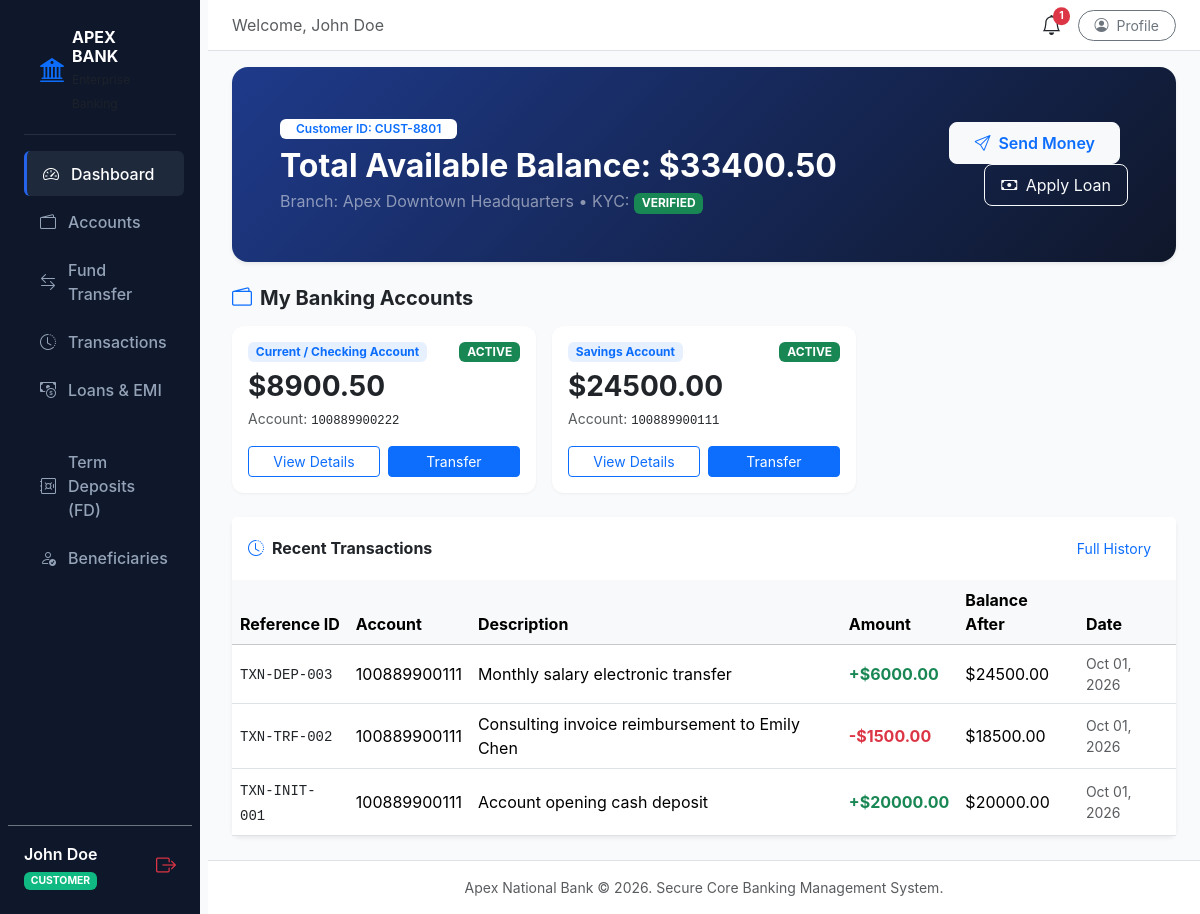
/core/dashboard/ (signed in), run on the app's committed database.
### apps/accounts/models.py (models this page shows, shortened)
class User(AbstractUser):
    role = models.CharField(
        max_length=20,
        choices=UserRole.choices,
        default=UserRole.CUSTOMER,
        help_text=_("Role determining system access permissions.")
    )
    phone_number = models.CharField(max_length=20, blank=True, null=True)
    is_verified = models.BooleanField(default=False)
    created_at = models.DateTimeField(auto_now_add=True)
    updated_at = models.DateTimeField(auto_now=True)
    @property
    def is_bank_staff(self):
        return self.role in [UserRole.ADMIN, UserRole.STAFF] or self.is_staff
    @property
    def is_bank_customer(self):
        return self.role == UserRole.CUSTOMER

class CustomerProfile(models.Model):
    user = models.OneToOneField(User, on_delete=models.CASCADE, related_name='customer_profile')
    customer_id = models.CharField(max_length=30, unique=True, editable=False)
    branch = models.ForeignKey(Branch, on_delete=models.SET_NULL, null=True, blank=True, related_name='customers')
    date_of_birth = models.DateField(null=True, blank=True)
    gender = models.CharField(max_length=15, choices=[('Male', 'Male'), ('Female', 'Female'), ('Other', 'Other')], default='Male')
    id_type = models.CharField(max_length=50, default='National ID / Passport')
    id_number = models.CharField(max_length=50, blank=True)
    address = models.TextField(blank=True)
    city = models.CharField(max_length=100, blank=True)
    state = models.CharField(max_length=100, blank=True)
    occupation = models.CharField(max_length=100, blank=True)
    annual_income = models.DecimalField(max_digits=14, decimal_places=2, default=0.00)
    kyc_status = models.CharField(max_length=20, choices=KYCStatus.choices, default=KYCStatus.PENDING)
    profile_picture = models.ImageField(upload_to='profiles/', blank=True, null=True)
    created_at = models.DateTimeField(auto_now_add=True)
    updated_at = models.DateTimeField(auto_now=True)

class Branch(models.Model):
    name = models.CharField(max_length=150)
    branch_code = models.CharField(max_length=20, unique=True)
    ifsc_code = models.CharField(max_length=20, unique=True)
    address = models.TextField()
    city = models.CharField(max_length=100)
    state = models.CharField(max_length=100)
    zip_code = models.CharField(max_length=20)
    phone = models.CharField(max_length=25)
    email = models.EmailField()
    manager_name = models.CharField(max_length=100, blank=True)
    is_active = models.BooleanField(default=True)
    created_at = models.DateTimeField(auto_now_add=True)
    class Meta:
        verbose_name_plural = "Branches"
        ordering = ['branch_code']

### apps/banking/models.py (models this page shows, shortened)
class Account(models.Model):
    account_number = models.CharField(max_length=20, unique=True, editable=False)
    customer = models.ForeignKey(CustomerProfile, on_delete=models.CASCADE, related_name='accounts')
    account_type = models.CharField(max_length=25, choices=AccountType.choices, default=AccountType.SAVINGS)
    currency = models.CharField(max_length=5, default='USD')
    balance = models.DecimalField(max_digits=16, decimal_places=2, default=Decimal('0.00'))
    minimum_balance = models.DecimalField(max_digits=14, decimal_places=2, default=Decimal('100.00'))
    interest_rate = models.DecimalField(max_digits=5, decimal_places=2, default=Decimal('3.50'))
    status = models.CharField(max_length=20, choices=AccountStatus.choices, default=AccountStatus.ACTIVE)
    daily_transfer_limit = models.DecimalField(max_digits=14, decimal_places=2, default=Decimal('50000.00'))
    created_at = models.DateTimeField(auto_now_add=True)
    updated_at = models.DateTimeField(auto_now=True)
    class Meta:
        ordering = ['-created_at']

class Transaction(models.Model):
    reference_id = models.CharField(max_length=36, unique=True, editable=False)
    account = models.ForeignKey(Account, on_delete=models.CASCADE, related_name='transactions')
    recipient_account = models.ForeignKey(Account, on_delete=models.SET_NULL, null=True, blank=True, related_name='incoming_transfers')
    transaction_type = models.CharField(max_length=30, choices=TransactionType.choices)
    amount = models.DecimalField(max_digits=16, decimal_places=2)
    balance_after = models.DecimalField(max_digits=16, decimal_places=2)
    description = models.CharField(max_length=255)
    status = models.CharField(max_length=20, choices=TransactionStatus.choices, default=TransactionStatus.COMPLETED)
    ip_address = models.GenericIPAddressField(null=True, blank=True)
    created_at = models.DateTimeField(auto_now_add=True)
    class Meta:
        ordering = ['-created_at']

### apps/core/views.py (the view, shortened to what this page needs)
# urls.py: path('dashboard/', views.dashboard_view, name='dashboard'),
@login_required
def dashboard_view(request):
    user = request.user
    if user.role == UserRole.CUSTOMER:
        profile = getattr(user, 'customer_profile', None)
        accounts = profile.accounts.all() if profile else []
        account_ids = [acc.id for acc in accounts]
        total_balance = sum(acc.balance for acc in accounts) if accounts else 0
        recent_transactions = Transaction.objects.filter(
            Q(account_id__in=account_ids) | Q(recipient_account_id__in=account_ids)
        ).select_related('account', 'recipient_account').order_by('-created_at')[:8]
        loans = profile.loans.all() if profile else []
        active_loans = loans.filter(status=LoanStatus.DISBURSED)
        fixed_deposits = profile.fixed_deposits.all() if profile else []
        context = {
            'accounts': accounts,
            'total_balance': total_balance,
            'recent_transactions': recent_transactions,
            'loans': loans,
            'active_loans': active_loans,
            'fixed_deposits': fixed_deposits,
            'profile': profile
        }
        return render(request, 'dashboard/customer_dashboard.html', context)

### templates/dashboard/customer_dashboard.html (shortened to what this page needs)
{% extends 'base.html' %}
{% block header_title %}Welcome, {{ user.get_full_name|default:user.username }}{% endblock %}
{% block content %}
<div class="card border-0 rounded-4 shadow-sm text-white mb-4" style="background: linear-gradient(135deg, #1E3A8A 0%, #0F172A 100%);">
  <div class="card-body p-4 p-md-5">
    <div class="row align-items-center">
      <div class="col-md-8">
        <span class="badge bg-white text-primary mb-2 px-3 py-1 fw-semibold">Customer ID: {{ profile.customer_id }}</span>
        <h2 class="fw-bold mb-1">Total Available Balance: ${{ total_balance|floatformat:2 }}</h2>
        <p class="text-white-50 mb-0">Branch: {{ profile.branch.name|default:"Apex Digital Headquarters" }} &bull; KYC: <span class="badge bg-success">{{ profile.kyc_status }}</span></p>
      </div>
      <div class="col-md-4 text-md-end mt-3 mt-md-0">
        <a href="{% url 'banking:transfer' %}" class="btn btn-light text-primary fw-semibold px-4 py-2 rounded-3 me-2">
          <i class="bi bi-send me-1"></i> Send Money
        </a>
        <a href="{% url 'loans:loan_apply' %}" class="btn btn-outline-light px-3 py-2 rounded-3">
          <i class="bi bi-cash me-1"></i> Apply Loan
        </a>
      </div>
    </div>
  </div>
</div>
<h5 class="fw-bold text-dark mb-3"><i class="bi bi-wallet2 me-2 text-primary"></i>My Banking Accounts</h5>
<div class="row g-3 mb-4">
  {% for acc in accounts %}
  <div class="col-md-6 col-lg-4">
    <div class="card stat-card bg-white p-3 h-100">
      <div class="d-flex justify-content-between align-items-start mb-2">
        <span class="badge bg-primary bg-opacity-10 text-primary">{{ acc.get_account_type_display }}</span>
        <span class="badge bg-success">{{ acc.status }}</span>
      </div>
      <h3 class="fw-bold text-dark mb-1">${{ acc.balance|floatformat:2 }}</h3>
      <div class="text-muted small mb-3">Account: <code class="text-dark">{{ acc.account_number }}</code></div>
      <div class="mt-auto d-flex gap-2">
        <a href="{% url 'banking:account_detail' pk=acc.pk %}" class="btn btn-sm btn-outline-primary w-50">View Details</a>
        <a href="{% url 'banking:transfer' %}?src={{ acc.id }}" class="btn btn-sm btn-primary w-50">Transfer</a>
      </div>
    </div>
  </div>
  {% empty %}
  <div class="col-12">
    <div class="alert alert-info">No active accounts registered. Please consult bank customer support.</div>
  </div>
  {% endfor %}
</div>
<div class="card border-0 shadow-sm rounded-3 mb-4">
  <div class="card-header bg-white border-0 py-3 d-flex justify-content-between align-items-center">
    <h6 class="fw-bold mb-0"><i class="bi bi-clock-history me-2 text-primary"></i>Recent Transactions</h6>
    <a href="{% url 'banking:transactions' %}" class="btn btn-sm btn-link text-decoration-none">Full History</a>
  </div>
  <div class="table-responsive">
    <table class="table table-hover align-middle mb-0">
      <thead class="table-light">
        <tr>
          <th>Reference ID</th>
          <th>Account</th>
          <th>Description</th>
          <th>Amount</th>
          <th>Balance After</th>
          <th>Date</th>
        </tr>
      </thead>
      <tbody>
        {% for txn in recent_transactions %}
        <tr>
          <td><code class="text-dark">{{ txn.reference_id }}</code></td>
          <td>{{ txn.account.account_number }}</td>
          <td>{{ txn.description }}</td>
          <td class="fw-bold {% if 'DEPOSIT' in txn.transaction_type or 'IN' in txn.transaction_type %}text-success{% else %}text-danger{% endif %}">
            {% if 'DEPOSIT' in txn.transaction_type or 'IN' in txn.transaction_type %}+{% else %}-{% endif %}${{ txn.amount|floatformat:2 }}
          </td>
          <td>${{ txn.balance_after|floatformat:2 }}</td>
          <td class="text-muted small">{{ txn.created_at|date:"M d, Y" }}</td>
        </tr>
        {% empty %}
        <tr><td colspan="6" class="text-center py-4 text-muted">No recent transactions found.</td></tr>
        {% endfor %}
      </tbody>
    </table>
  </div>
</div>
{% endblock %}

### templates/base.html (shortened to what this page needs)
<!DOCTYPE html>
<html lang="en">
<head>
  <link href="https://cdn.jsdelivr.net/npm/bootstrap@5.3.3/dist/css/bootstrap.min.css" rel="stylesheet">
  <link rel="stylesheet" href="https://cdn.jsdelivr.net/npm/bootstrap-icons@1.11.3/font/bootstrap-icons.min.css">
</head>
<body>
<div class="container-fluid p-0">
  <div class="row g-0">
    {% if user.is_authenticated %}
    <div class="col-auto col-md-3 col-xl-2 px-sm-2 px-0 sidebar d-flex flex-column justify-content-between">
      <div class="d-flex flex-column px-3 pt-2">
        <div class="brand-header d-flex align-items-center gap-2 mb-3">
          <i class="bi bi-bank2 fs-4 text-primary"></i>
          <div>
            <h6 class="text-white fw-bold mb-0">APEX BANK</h6>
            <small class="text-muted" style="font-size: 0.75rem;">Enterprise Banking</small>
          </div>
        </div>
        <ul class="nav nav-pills flex-column mb-auto">
          <li class="nav-item">
            <a href="{% url 'core:dashboard' %}" class="nav-link {% if request.resolver_match.url_name == 'dashboard' %}active{% endif %}">
              <i class="bi bi-speedometer2"></i> Dashboard
            </a>
          </li>
          <li>
            <a href="{% url 'banking:account_list' %}" class="nav-link {% if 'accounts' in request.path %}active{% endif %}">
              <i class="bi bi-wallet2"></i> Accounts
            </a>
          </li>
          <li>
            <a href="{% url 'banking:transfer' %}" class="nav-link {% if 'transfer' in request.path %}active{% endif %}">
              <i class="bi bi-arrow-left-right"></i> Fund Transfer
            </a>
          </li>
          <li>
            <a href="{% url 'banking:transactions' %}" class="nav-link {% if 'transactions' in request.path %}active{% endif %}">
              <i class="bi bi-clock-history"></i> Transactions
            </a>
          </li>
          <li>
            <a href="{% url 'loans:loan_list' %}" class="nav-link {% if 'loans' in request.path %}active{% endif %}">
              <i class="bi bi-cash-coin"></i> Loans & EMI
            </a>
          </li>
          <li>
            <a href="{% url 'deposits:fd_list' %}" class="nav-link {% if 'deposits' in request.path %}active{% endif %}">
              <i class="bi bi-safe"></i> Term Deposits (FD)
            </a>
          </li>
          {% if user.is_bank_customer %}
          <li>
            <a href="{% url 'banking:beneficiary_list' %}" class="nav-link {% if 'beneficiaries' in request.path %}active{% endif %}">
              <i class="bi bi-person-check"></i> Beneficiaries
            </a>
          </li>
          {% endif %}
        </ul>
      </div>
      <div class="px-3 pb-3 border-top border-secondary pt-3">
        <div class="d-flex align-items-center justify-content-between mb-2">
          <div class="text-truncate me-2">
            <span class="text-white d-block fw-semibold text-truncate">{{ user.get_full_name|default:user.username }}</span>
            <span class="badge badge-{{ user.role|lower }} text-white" style="font-size: 0.65rem;">{{ user.role }}</span>
          </div>
          <a href="{% url 'accounts:logout' %}" class="text-danger" title="Logout">
            <i class="bi bi-box-arrow-right fs-5"></i>
          </a>
        </div>
      </div>
    </div>
    {% endif %}
    <div class="{% if user.is_authenticated %}col ps-md-2{% else %}col-12{% endif %}">
      {% if user.is_authenticated %}
      <nav class="navbar navbar-expand-lg navbar-light bg-white border-bottom px-4 py-2 sticky-top">
        <div class="container-fluid p-0">
          <span class="navbar-brand text-muted fs-6 mb-0">{% block header_title %}Apex Banking Portal{% endblock %}</span>
          <div class="d-flex align-items-center gap-3">
            <div class="dropdown">
              <a class="position-relative text-dark text-decoration-none" href="#" data-bs-toggle="dropdown">
                <i class="bi bi-bell fs-5"></i>
                {% if unread_notifications_count > 0 %}
                <span class="position-absolute top-0 start-100 translate-middle badge rounded-pill bg-danger" style="font-size: 0.65rem;">
                  {{ unread_notifications_count }}
                </span>
                {% endif %}
              </a>
            </div>
            <a href="{% url 'accounts:profile' %}" class="btn btn-sm btn-outline-secondary d-flex align-items-center gap-2 rounded-pill px-3">
              <i class="bi bi-person-circle"></i>
              <span>Profile</span>
            </a>
          </div>
        </div>
      </nav>
      {% endif %}
      <div class="container-fluid px-4 pt-3">
        {% block content %}{% endblock %}
      </div>
      <footer class="mt-auto py-3 text-center text-muted border-top bg-white small">
        <div class="container">
          <span>Apex National Bank &copy; 2026. Secure Core Banking Management System.</span>
        </div>
      </footer>
    </div>
  </div>
</div>
</body>
</html>

### data on the page
User: get_full_name "John Doe", role "CUSTOMER"
CustomerProfile: customer_id "CUST-8801", branch.name "Apex Downtown Headquarters", kyc_status "VERIFIED"
Account: account_type "Current / Checking Account", status "ACTIVE", balance "8900.50", account_number "100889900222"
Account: account_type "Savings Account", status "ACTIVE", balance "24500.00", account_number "100889900111"
Transaction: reference_id "TXN-DEP-003", account.account_number "100889900111", description "Monthly salary electronic transfer", amount "6000.00", balance_after "24500.00", created_at "Oct 01, 2026"
Transaction: reference_id "TXN-TRF-002", account.account_number "100889900111", description "Consulting invoice reimbursement to Emily Chen", amount "1500.00", balance_after "18500.00", created_at "Oct 01, 2026"
Transaction: reference_id "TXN-INIT-001", account.account_number "100889900111", description "Account opening cash deposit", amount "20000.00", balance_after "20000.00", created_at "Oct 01, 2026"

### other printed values
{{ unread_notifications_count }} "1"
{{ total_balance|floatformat:2 }} "33400.50"
